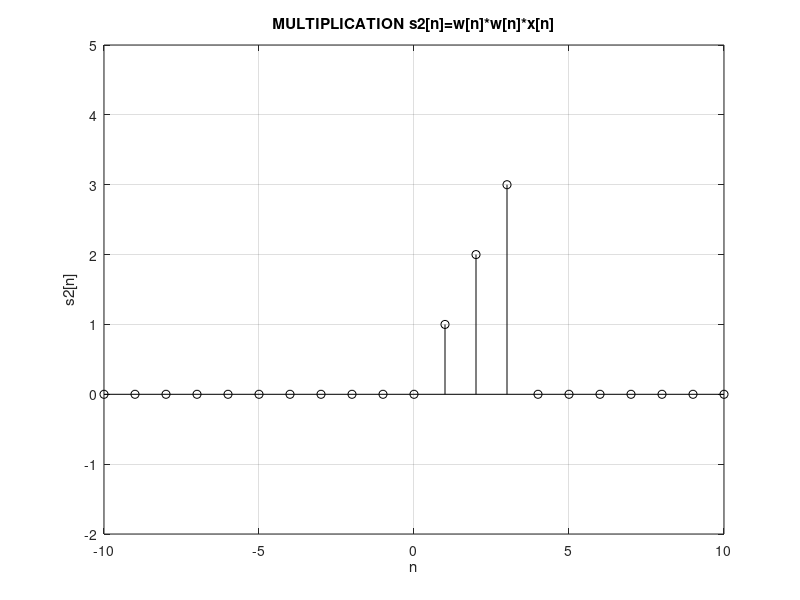

The MATLAB source for this figure:
clc 
clear all 
close all
n=-10:10;
u1=[zeros(1,10),ones(1,11)];%u(n)
u2=[zeros(1,14),ones(1,7)]%u(n-4);
w=u1-u2;


u3=[zeros(1,18),ones(1,3)];%u(n-8)
x=(n.*u1)-(2.*(n-4).*u2)+((n-8).*u3)




s2=w.*w.*x;
stem(n,s2,'k')
title('MULTIPLICATION s2[n]=w[n]*w[n]*x[n]')
grid on
ylabel('s2[n]');
xlabel('n');
axis([-10 10 -2 5])